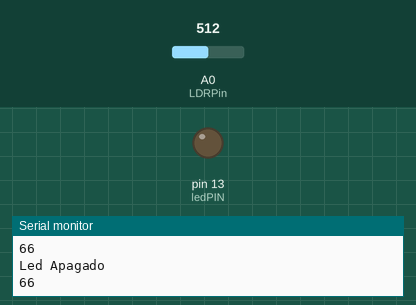
The sketch below on a simulated Arduino Uno, built with avr-gcc and run on an emulated ATmega328P. Shown: output pins drawn as LEDs (lit = HIGH), the last lines printed to the serial monitor. Inputs (shaded band) come from the test bench; at power-on: A0 (LDRPin) = 512.

Above: at 1.8 s.
1.9 s: A0 (LDRPin) set to 493
3.4 s: A0 (LDRPin) set to 468
At 4.7 s:
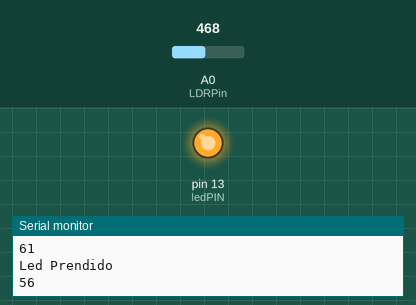
5.5 s: A0 (LDRPin) set to 511
At 7.2 s:
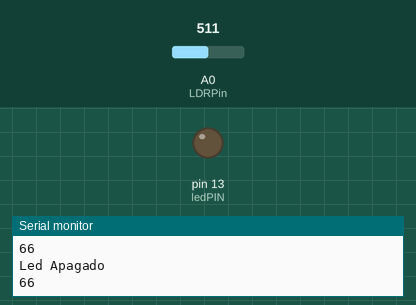
7.5 s: A0 (LDRPin) set to 306
At 9.0 s:
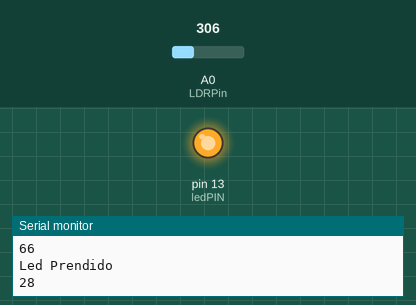
Timing chart, 0 to 10.5 s (numbered marks = the images above; inputs shaded):
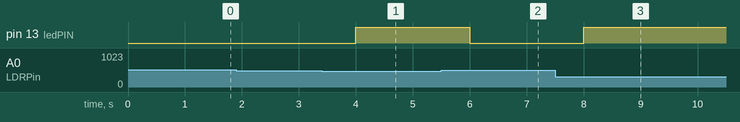

The sketch:

main.ino
```cpp
const long A = 1000;     //Resistencia en oscuridad en KΩ
const int B = 15;        //Resistencia a la luz (10 Lux) en KΩ
const int Rc = 10;       //Resistencia calibracion en KΩ
const int LDRPin = A0;   //Pin del LDR
const int ledPIN = 13;    // Pin 13

int V;
int ilum;

void setup()
{
   Serial.begin(115200);
  pinMode(ledPIN , OUTPUT);  //definir pin como salida
}

void loop()
{
   V = analogRead(LDRPin);

   //ilum = ((long)(1024-V)*A*10)/((long)B*Rc*V);  //usar si LDR entre GND y A0
   ilum = ((long)V*A*10)/((long)B*Rc*(1024-V));    //usar si LDR entre A0 y Vcc (como en el esquema anterior)
  if(ilum<60){
  	Serial.println("Led Prendido");
    digitalWrite(ledPIN , HIGH);
  } else {
  	Serial.println("Led Apagado");
    digitalWrite(ledPIN , LOW);
  }
   Serial.println(ilum);
   delay(1000);
}
```

Measured:
- the behaviour switches between 486 and 485 on A0 (LDRPin) (found by bisection; images 0 and 1)
- after the input at 3.4 s, pin 13 (ledPIN): LOW → HIGH after 0.60 s
- after the input at 5.5 s, pin 13 (ledPIN): HIGH → LOW after 0.50 s
- after the input at 7.5 s, pin 13 (ledPIN): LOW → HIGH after 0.50 s
